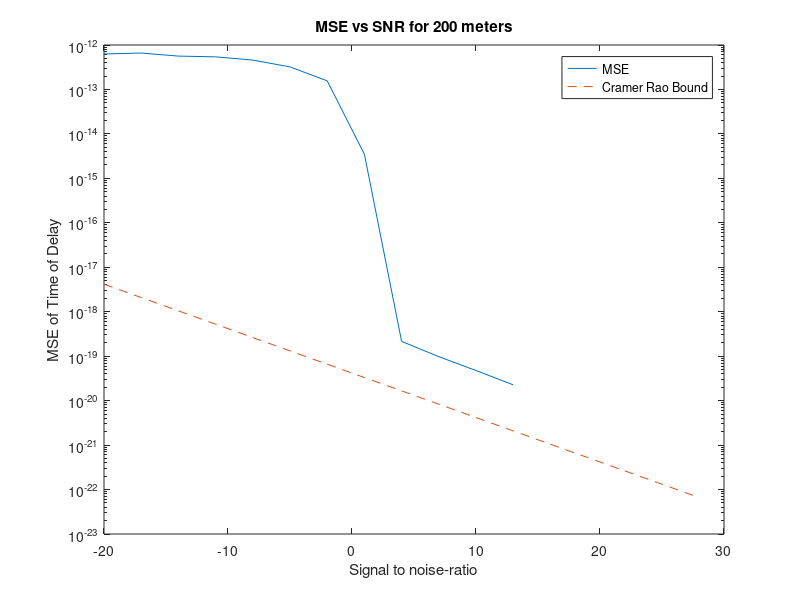
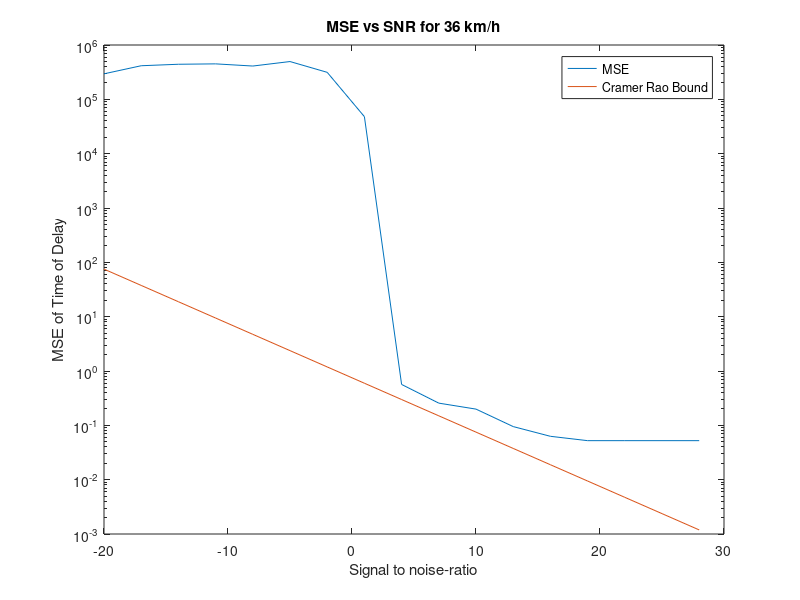
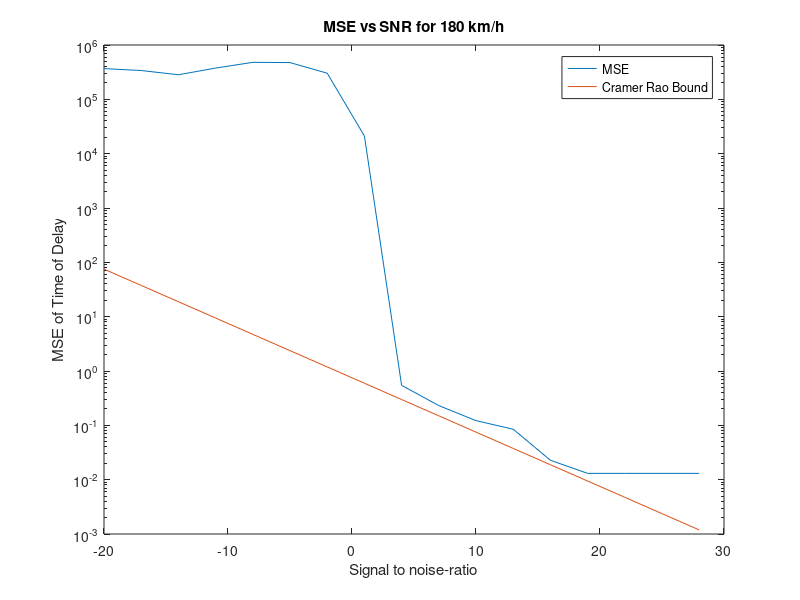
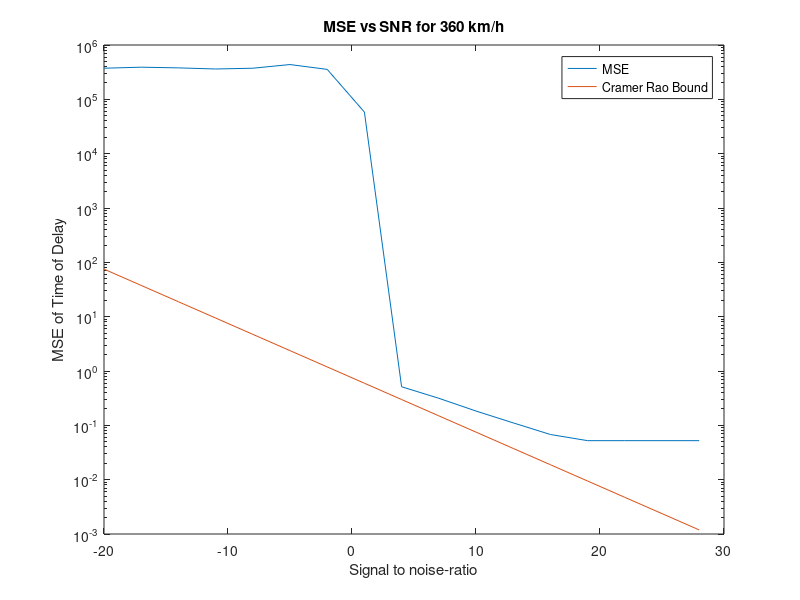

Source code (MATLAB) for these figures, in order:
% Homework 3a
% Digital Signal Processing
%
% Mattias Bertolino
clear all; close all; clc

% Sampling param
c = 3e8;
L = 200;
Tg = 1e-8;
Ng = 21;
ts = Tg/Ng;
tauL = 2*L/c;
T = Tg + tauL; % Time window large enough
N = ceil(T/ts);

% Policeman param
L1 = 200; % Where the policeman stands
tau1 = 2*L1/c;
N1 = ceil(tau1/ts);

% Param
sigma_w = 1e-10;
snr = -20:3:30;
A = sqrt(3*10.^(snr./10)*(sigma_w));
g = triang(Ng)';

% Preallocate
Nrun = 100;
x1 = zeros(1, N1);
tod1 = zeros(1, Nrun);
MSE_tod = zeros(1, length(snr));

for isnr = 1:length(snr)
    for run = 1:Nrun
        % Signal generation
        w1 = sqrt(sigma_w)*randn(1, N);
        x1 = A(isnr)*[zeros(1, N1) g zeros(1, N - Ng - N1)] + w1;
        
        % Time of Delay estimation
        [xcor, lag] = xcorr(x1, g);
        [~, idx] = max(xcor.^2);
        tod1(run) = lag(idx)*ts;
    end
    MSE_tod(isnr) = mean((tod1 - tau1).^2);
end

% Cramer-Rao Bound for Time of Delay
CRB_tod = 1./(2400*10.^(snr/10)/Tg^2);

% 3a) Plot MSE for Time of Delay estimation
figure()
semilogy(snr, MSE_tod, snr, CRB_tod, '--');
xlabel('Signal to noise-ratio');
ylabel('MSE of Time of Delay');
title(['MSE vs SNR for ' num2str(L) ' meters'])
legend('MSE', 'Cramer Rao Bound')


%% 3b) MSE for Speed estimation
dt = 0.5;
v = [10 50 100 150];

% Preallocation
x2 = zeros(1, N1);
tod2 = zeros(1, Nrun);
speed = zeros(1, Nrun);
MSE_speed = zeros(length(v), length(snr));

for iv = 1:length(v)
    tau2 = (2*(L1 - dt*v(iv)/3.6)/c);
    N2 = ceil(tau2/ts);
    for isnr = 1:length(snr)
        for run = 1:Nrun
            % Signal generation
            w1 = sqrt(sigma_w)*randn(N, 1);
            w2 = sqrt(sigma_w)*randn(N, 1);
            x1 = A(isnr)*[zeros(1, N1) g zeros(1, N - Ng - N1)]' + w1;
            x2 = A(isnr)*[zeros(1, N2) g zeros(1, N - Ng - N2)]' + w2;
            
            % Time of Delay estimation 1
            [xcor, lag] = xcorr(x1, g);
            [~, idx] = max(xcor.^2);
            tod1(run) = lag(idx)*ts;
            
            % Time of Delay estimation 2
            [xcor, lag] = xcorr(x2, g);
            [~, idx] = max(xcor.^2);
            tod2(run) = lag(idx)*ts;
            
            % Speed estimation
            speed(run) = c*(tod1(run) - tod2(run))/dt*0.5*3.6;
        end
        MSE_speed(iv, isnr) = mean((speed - v(iv)).^2);
    end
end

% CRB for Speed estimation
CRB_speed = 2./(24*10.^(snr/10)/Tg^2)*(c/(2*dt))^2;

for iv = 1:length(v)
    figure()
    semilogy(snr, MSE_speed(iv, :), snr, CRB_speed);
    xlabel('Signal to noise-ratio');
    ylabel('MSE of Time of Delay');
    title(['MSE vs SNR for ' num2str(v(iv)*3.6) ' km/h'])
    legend('MSE', 'Cramer Rao Bound')
end